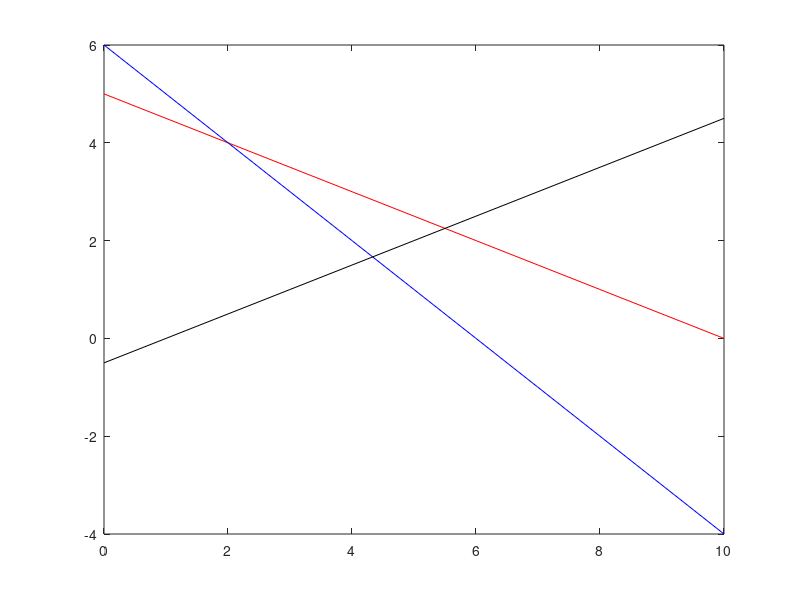

Here is the MATLAB script that generated this plot:

A=[1 2;1 1;1 -2] 
B=[10;6;1]
C=[2 1]
x=0:max(B)
x21=(B(1)-A(1,1)*x)/A(1,2)
x22=(B(2)-A(2,1)*x)/A(2,2)
x23=(B(3)-A(3,1)*x)/A(3,2)
plot(x,x21,'r',x,x22,'b',x,x23,'k')

